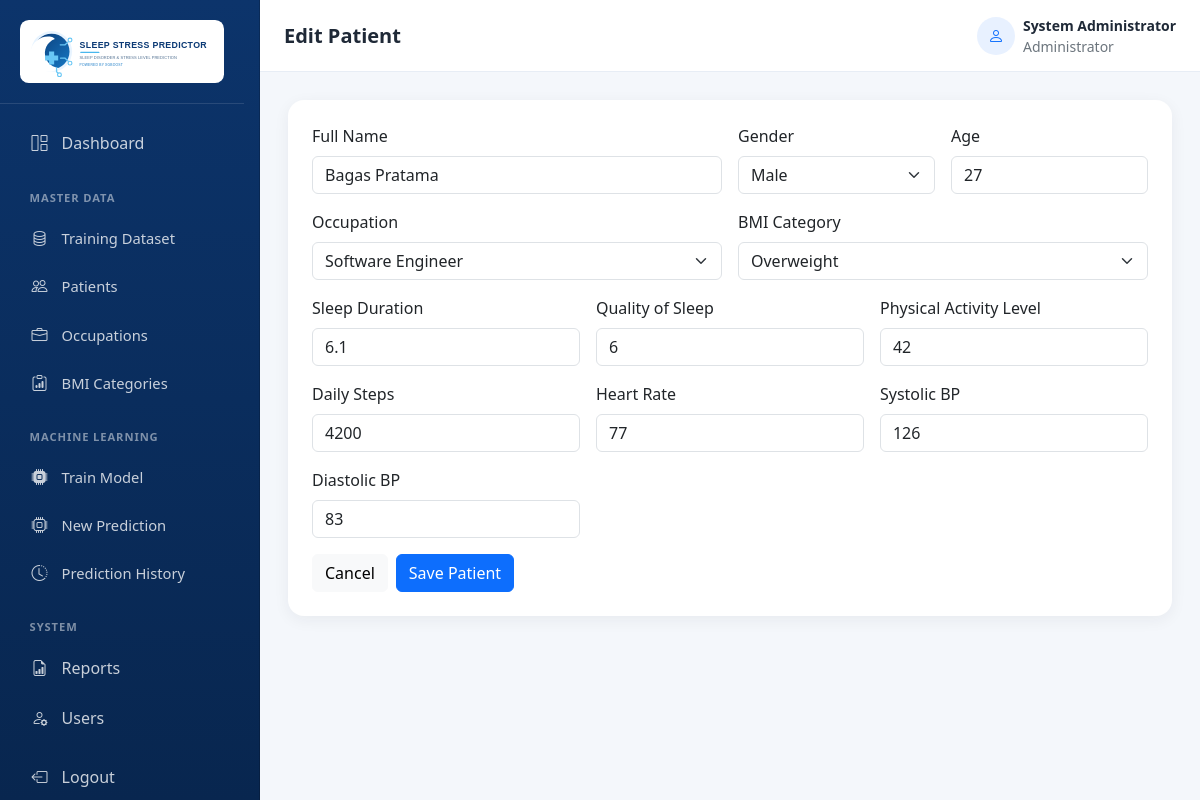
The page /master-data/patients/3/edit (signed in) on the database its author committed.
### models/database.py (models this page shows)
class User(UserMixin, db.Model):
    __tablename__ = "users"
    id = db.Column(db.Integer, primary_key=True)
    full_name = db.Column(db.String(120), nullable=False)
    username = db.Column(db.String(80), nullable=False, unique=True, index=True)
    password_hash = db.Column(db.String(256), nullable=False)
    role = db.Column(db.String(20), nullable=False, default="Admin")
    created_at = db.Column(db.DateTime, nullable=False, default=jakarta_now)

class Patient(db.Model):
    __tablename__ = "patients"
    id = db.Column(db.Integer, primary_key=True)
    full_name = db.Column(db.String(120), nullable=False)
    gender = db.Column(db.String(20), nullable=False)
    age = db.Column(db.Integer, nullable=False)
    occupation_id = db.Column(db.Integer, db.ForeignKey("occupations.id"), nullable=False, index=True)
    sleep_duration = db.Column(db.Float, nullable=False)
    quality_of_sleep = db.Column(db.Integer, nullable=False)
    physical_activity_level = db.Column(db.Integer, nullable=False)
    daily_steps = db.Column(db.Integer, nullable=False)
    bmi_category_id = db.Column(db.Integer, db.ForeignKey("bmi_categories.id"), nullable=False, index=True)
    heart_rate = db.Column(db.Integer, nullable=False)
    systolic_bp = db.Column(db.Integer, nullable=False)
    diastolic_bp = db.Column(db.Integer, nullable=False)
    created_at = db.Column(db.DateTime, nullable=False, default=jakarta_now)
    updated_at = db.Column(db.DateTime, nullable=False, default=jakarta_now, onupdate=jakarta_now)
    occupation = db.relationship("Occupation", back_populates="patients")
    bmi_category = db.relationship("BmiCategory", back_populates="patients")
    prediction_history = db.relationship(
        "PredictionHistory", back_populates="patient", cascade="all, delete-orphan"
    )

### routes/master_data.py (the view, shortened to what this page needs)
@master_data_bp.route("/patients/<int:patient_id>/edit", methods=["GET", "POST"])
@login_required
def patient_edit(patient_id):
    patient = db.get_or_404(Patient, patient_id)
    return render_template("patients/form.html", patient=patient, occupations=Occupation.query.order_by(Occupation.name).all(), bmi_categories=BmiCategory.query.order_by(BmiCategory.name).all())

### app.py (called while the page is built)
@login_manager.user_loader
def load_user(user_id):
    return db.session.get(User, int(user_id))

### templates/patients/form.html
{% extends "base.html" %}
{% block title %}{{ 'Edit Patient' if patient else 'Add Patient' }} - Sleep Stress Predictor{% endblock %}{% block page_title %}{{ 'Edit Patient' if patient else 'Add Patient' }}{% endblock %}
{% block content %}<div class="card border-0 dashboard-card"><div class="card-body p-4"><form method="post" class="row g-3"><div class="col-md-6"><label class="form-label">Full Name</label><input class="form-control" name="full_name" required value="{{ request.form.get('full_name', patient.full_name if patient else '') }}"></div><div class="col-md-3"><label class="form-label">Gender</label><select class="form-select" name="gender" required>{% set selected = request.form.get('gender', patient.gender if patient else '') %}<option value="">Select</option><option value="Male" {% if selected == 'Male' %}selected{% endif %}>Male</option><option value="Female" {% if selected == 'Female' %}selected{% endif %}>Female</option></select></div><div class="col-md-3"><label class="form-label">Age</label><input type="number" min="1" max="120" class="form-control" name="age" required value="{{ request.form.get('age', patient.age if patient else '') }}"></div><div class="col-md-6"><label class="form-label">Occupation</label><select class="form-select" name="occupation_id" required><option value="">Select</option>{% set selected = request.form.get('occupation_id', patient.occupation_id if patient else '') %}{% for item in occupations %}<option value="{{ item.id }}" {% if selected|int == item.id %}selected{% endif %}>{{ item.name }}</option>{% endfor %}</select></div><div class="col-md-6"><label class="form-label">BMI Category</label><select class="form-select" name="bmi_category_id" required><option value="">Select</option>{% set selected = request.form.get('bmi_category_id', patient.bmi_category_id if patient else '') %}{% for item in bmi_categories %}<option value="{{ item.id }}" {% if selected|int == item.id %}selected{% endif %}>{{ item.name }}</option>{% endfor %}</select></div>{% for name,label,min,max,step in [('sleep_duration','Sleep Duration',0,24,'0.1'),('quality_of_sleep','Quality of Sleep',1,10,'1'),('physical_activity_level','Physical Activity Level',0,100,'1'),('daily_steps','Daily Steps',0,50000,'1'),('heart_rate','Heart Rate',1,250,'1'),('systolic_bp','Systolic BP',1,300,'1'),('diastolic_bp','Diastolic BP',1,200,'1')] %}<div class="col-md-4"><label class="form-label">{{ label }}</label><input type="number" min="{{ min }}" max="{{ max }}" step="{{ step }}" class="form-control" name="{{ name }}" required value="{{ request.form.get(name, patient|attr(name) if patient else '') }}"></div>{% endfor %}<div class="col-12"><a class="btn btn-light" href="{{ url_for('master_data.patients') }}">Cancel</a><button class="btn btn-primary" type="submit">Save Patient</button></div></form></div></div>{% endblock %}

### templates/base.html (shortened to what this page needs)
<!DOCTYPE html>
<html lang="en">
<head>
  <link href="https://cdn.jsdelivr.net/npm/bootstrap@5.3.0/dist/css/bootstrap.min.css" rel="stylesheet">
  <link rel="stylesheet" href="https://cdn.jsdelivr.net/npm/bootstrap-icons@1.11.1/font/bootstrap-icons.css">
  <link rel="stylesheet" href="https://cdn.datatables.net/1.13.8/css/dataTables.bootstrap5.min.css">
  <link rel="stylesheet" href="{{ url_for('static', filename='css/dashboard.css') }}">
</head>
<body class="dashboard-body">
  <aside class="app-sidebar offcanvas offcanvas-start" tabindex="-1" id="appSidebar" aria-labelledby="appSidebarLabel">
    <div class="offcanvas-body d-flex flex-column p-0">
      <a class="sidebar-brand flex-shrink-0" href="{{ url_for('system.dashboard') }}"><img src="{{ url_for('static', filename='img/logo.svg') }}" alt="Sleep Stress Predictor" class="sidebar-logo"></a>
      <nav class="sidebar-nav nav flex-column flex-nowrap">
      <a class="nav-link {% if request.endpoint == 'system.dashboard' %}active{% endif %}" href="{{ url_for('system.dashboard') }}"><i class="bi bi-grid-1x2 me-2"></i>Dashboard</a>
      <div class="nav-label">Master Data</div><div class="submenu">
        <a class="nav-link" href="{{ url_for('training_dataset.index') }}"><i class="bi bi-database me-2"></i>Training Dataset</a>
        <a class="nav-link" href="{{ url_for('master_data.patients') }}"><i class="bi bi-people me-2"></i>Patients</a>
        <a class="nav-link" href="{{ url_for('master_data.occupations') }}"><i class="bi bi-briefcase me-2"></i>Occupations</a>
        <a class="nav-link" href="{{ url_for('master_data.bmi_categories') }}"><i class="bi bi-clipboard-data me-2"></i>BMI Categories</a>
      </div>
      <div class="nav-label">Machine Learning</div><div class="submenu">
        {% if current_user.role == 'Admin' %}<a class="nav-link" href="{{ url_for('train') }}"><i class="bi bi-cpu-fill me-2"></i>Train Model</a>{% endif %}
        <a class="nav-link" href="{{ url_for('prediction.new_prediction') }}"><i class="bi bi-cpu me-2"></i>New Prediction</a>
        <a class="nav-link" href="{{ url_for('prediction.history') }}"><i class="bi bi-clock-history me-2"></i>Prediction History</a>
      </div>
      <div class="nav-label">System</div>
      <a class="nav-link" href="{{ url_for('reports.index') }}"><i class="bi bi-file-earmark-bar-graph me-2"></i>Reports</a>
      {% if current_user.role == 'Admin' %}<a class="nav-link" href="{{ url_for('users.index') }}"><i class="bi bi-person-gear me-2"></i>Users</a>{% endif %}
      <form method="post" action="{{ url_for('auth.logout') }}" class="mt-2"><button class="sidebar-logout" type="submit"><i class="bi bi-box-arrow-left me-2"></i>Logout</button></form>
      </nav>
    </div>
  </aside>
  <main class="app-main">
    <header class="app-topbar d-flex justify-content-between align-items-center px-3 px-lg-4">
      <div class="d-flex align-items-center gap-2 gap-sm-3 page-heading">
        <div class="page-heading-text"><h5 class="mb-0 fw-bold text-truncate">{% block page_title %}{% endblock %}</h5></div>
      </div>
      <div class="d-flex align-items-center gap-2 flex-shrink-0"><span class="user-avatar"><i class="bi bi-person"></i></span><div class="small d-none d-sm-block"><strong class="d-block text-truncate user-name">{{ current_user.full_name }}</strong><span class="text-secondary">{{ 'Administrator' if current_user.role == 'Admin' else 'Employee' }}</span></div></div>
    </header>
    <section class="page-content">
      {% block content %}{% endblock %}
    </section>
  </main>
</body>
</html>

### static/css/dashboard.css (style rules this page uses)
:root { --brand-blue: #0d6efd; --sidebar-width: 260px; }
html { max-width: 100%; overflow-x: clip; }
body.dashboard-body { background: #f4f7fb; color: #1f2937; max-width: 100%; min-height: 100vh; overflow-x: clip; }
img, svg, canvas { height: auto; max-width: 100%; }
.app-sidebar { --bs-offcanvas-width: min(86vw, 280px); background: linear-gradient(180deg, #0c346b 0%, #08264f 100%); border: 0; color: #fff; height: 100dvh; max-height: 100dvh; max-width: 100%; overflow: hidden; }
.app-sidebar .offcanvas-header, .sidebar-brand { border-bottom: 1px solid rgba(255, 255, 255, .12); }
.app-sidebar .offcanvas-body { flex: 1 1 auto; height: 100%; min-height: 0; overflow-x: hidden; overflow-y: auto !important; overscroll-behavior: contain; scrollbar-gutter: stable; -webkit-overflow-scrolling: touch; }
.sidebar-brand { color: #fff; display: block; font-size: 1.2rem; font-weight: 700; padding: 1.25rem; text-decoration: none; }
.sidebar-logo { background: #fff; border-radius: .55rem; display: block; padding: .35rem; width: 100%; }
.sidebar-nav { padding: 1rem; }
.sidebar-nav .nav-link, .sidebar-logout { align-items: center; display: flex; gap: .75rem; min-height: 44px; padding: .72rem .85rem; }
.sidebar-nav .nav-link { border-radius: .6rem; color: rgba(255, 255, 255, .78); font-weight: 500; margin-bottom: .2rem; }
.sidebar-nav .nav-link i, .sidebar-logout i { align-items: center; display: inline-flex; flex: 0 0 1.25rem; font-size: 1rem; justify-content: center; line-height: 1; margin-right: 0 !important; width: 1.25rem; }
.sidebar-nav .nav-label { color: rgba(255, 255, 255, .48); font-size: .7rem; font-weight: 700; letter-spacing: .08em; margin: 1.25rem .85rem .55rem; text-transform: uppercase; }
.sidebar-nav .submenu .nav-link { font-size: .92rem; padding-left: .85rem; }
.sidebar-logout { background: transparent; border: 0; color: rgba(255, 255, 255, .78); text-align: left; width: 100%; }
.app-main { max-width: 100%; min-height: 100vh; min-width: 0; width: 100%; }
.app-topbar { background: #fff; border-bottom: 1px solid #e7edf5; gap: .75rem; min-height: 72px; width: 100%; }
.page-heading, .page-heading-text { min-width: 0; }
.page-heading { flex: 1 1 auto; }
.page-heading-text { max-width: min(58vw, 700px); }
.user-name { max-width: 190px; }
.page-content { max-width: 100%; min-width: 0; padding: 1.75rem; width: 100%; }
.page-content > *, .row > *, .card, .card-body, .dashboard-card .d-flex, .responsive-toolbar > * { min-width: 0; }
.dashboard-card { border-radius: 1rem; box-shadow: 0 .25rem 1rem rgba(31, 41, 55, .06); max-width: 100%; }
.user-avatar { align-items: center; background: #e8f1ff; border-radius: 50%; color: var(--brand-blue); display: inline-flex; flex: 0 0 38px; height: 38px; justify-content: center; width: 38px; }
.form-actions, form.row.g-3 > .col-12:last-child { display: flex; flex-wrap: wrap; gap: .5rem; }
@media (min-width: 992px) { .app-sidebar.offcanvas { bottom: 0; height: 100dvh; max-height: 100dvh; top: 0; transform: none !important; visibility: visible !important; width: var(--sidebar-width); } }
@media (min-width: 992px) { .app-main { margin-left: var(--sidebar-width); max-width: calc(100% - var(--sidebar-width)); width: calc(100% - var(--sidebar-width)); } }

### rows shown on the page
User: full_name "System Administrator", role "Administrator"
Patient: full_name "Bagas Pratama", gender "Male", age "27", sleep_duration "6.1" "6" "42" "4200" "77" "126" "83"

### other values the page prints
{{ 'Edit Patient' if patient else 'Add Patient' }} "Edit Patient"
{{ label }} "Sleep Duration" "Quality of Sleep" "Physical Activity Level" "Daily Steps" "Heart Rate" "Systolic BP" "Diastolic BP"
form field occupation_id "Software Engineer"
form field bmi_category_id "Overweight"
